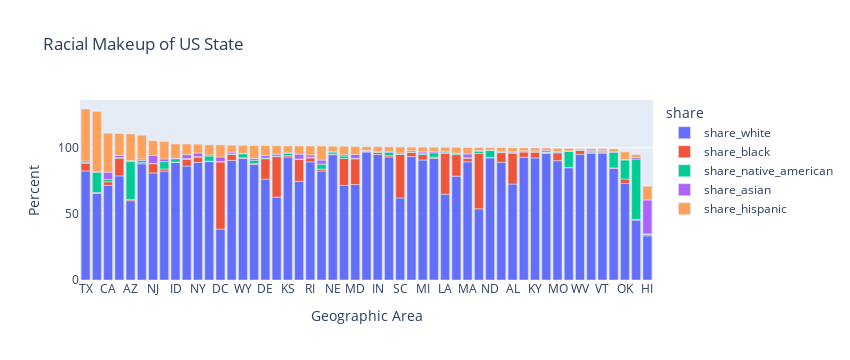

Notebook code cell kept with this figure:
### Code cell
race_geo_bar = px.bar(
    data_frame=df_race_geo_stack,
    x="Geographic area",
    y="pct",
    color="share",
    title="Racial Makeup of US State",
    width=850,
)
race_geo_bar.update_layout(
    xaxis_title="Geographic Area",
    yaxis_title="Percent",
    xaxis={"categoryorder": "total descending"},
)
race_geo_bar.show()

### Figure 1 — Plotly figure (JSON) as saved in the notebook; plotly's stock layout.template omitted (floating-point values rounded to 4 significant figures)
{"data": [{"alignmentgroup": "True", "hovertemplate": "share=share_white<br>Geographic area=%{x}<br>pct=%{y}<extra></extra>", "legendgroup": "share_white", "marker": {"color": "#636efa", "pattern": {"shape": ""}}, "name": "share_white", "offsetgroup": "share_white", "orientation": "v", "showlegend": true, "textposition": "auto", "type": "bar", "x": ["AK", "AL", "AR", "AZ", "CA", "CO", "CT", "DC", "DE", "FL", "GA", "HI", "IA", "ID", "IL", "IN", "KS", "KY", "LA", "MA", "MD", "ME", "MI", "MN", "MO", "MS", "MT", "NC", "ND", "NE", "NH", "NJ", "NM", "NV", "NY", "OH", "OK", "OR", "PA", "RI", "SC", "SD", "TN", "TX", "UT", "VA", "VT", "WA", "WI", "WV", "WY"], "xaxis": "x", "y": [45.26, 72.51, 78.45, 59.93, 71.54, 87.77, 86.11, 38.5, 76.25, 78.67, 62.59, 33.37, 96.71, 88.82, 90.36, 94.82, 92.96, 92.23, 64.81, 89.3, 72.12, 95.69, 90.67, 91.8, 90.18, 53.8, 84.48, 71.52, 92.29, 94.72, 95.68, 80.89, 65.42, 82.33, 88.88, 92.8, 72.93, 87.39, 93.25, 89.23, 61.98, 84.82, 88.95, 82.4, 89.44, 74.6, 95.87, 82.38, 92.96, 95.04, 91.92], "yaxis": "y"}, {"alignmentgroup": "True", "hovertemplate": "share=share_black<br>Geographic area=%{x}<br>pct=%{y}<extra></extra>", "legendgroup": "share_black", "marker": {"color": "#EF553B", "pattern": {"shape": ""}}, "name": "share_black", "offsetgroup": "share_black", "orientation": "v", "showlegend": true, "textposition": "auto", "type": "bar", "x": ["AK", "AL", "AR", "AZ", "CA", "CO", "CT", "DC", "DE", "FL", "GA", "HI", "IA", "ID", "IL", "IN", "KS", "KY", "LA", "MA", "MD", "ME", "MI", "MN", "MO", "MS", "MT", "NC", "ND", "NE", "NH", "NJ", "NM", "NV", "NY", "OH", "OK", "OR", "PA", "RI", "SC", "SD", "TN", "TX", "UT", "VA", "VT", "WA", "WI", "WV", "WY"], "xaxis": "x", "y": [0.5625, 23.32, 16.3, 0.9545, 2.68, 0.9177, 4.992, 50.7, 15.39, 13.37, 30.63, 1.071, 0.5635, 0.2952, 4.704, 1.688, 0.9605, 4.421, 30.78, 2.791, 19.46, 0.8198, 4.124, 1.001, 5.862, 41.83, 0.2266, 20.4, 0.3574, 0.4205, 0.7156, 6.975, 0.667, 1.567, 4.008, 3.96, 3.376, 0.5281, 3.27, 2.988, 32.83, 0.29, 7.303, 5.866, 0.385, 16.51, 0.7706, 1.427, 0.9373, 2.915, 0.3975], "yaxis": "y"}, {"alignmentgroup": "True", "hovertemplate": "share=share_native_american<br>Geographic area=%{x}<br>pct=%{y}<extra></extra>", "legendgroup": "share_native_american", "marker": {"color": "#00cc96", "pattern": {"shape": ""}}, "name": "share_native_american", "offsetgroup": "share_native_american", "orientation": "v", "showlegend": true, "textposition": "auto", "type": "bar", "x": ["AK", "AL", "AR", "AZ", "CA", "CO", "CT", "DC", "DE", "FL", "GA", "HI", "IA", "ID", "IL", "IN", "KS", "KY", "LA", "MA", "MD", "ME", "MI", "MN", "MO", "MS", "MT", "NC", "ND", "NE", "NH", "NJ", "NM", "NV", "NY", "OH", "OK", "OR", "PA", "RI", "SC", "SD", "TN", "TX", "UT", "VA", "VT", "WA", "WI", "WV", "WY"], "xaxis": "x", "y": [45.48, 0.6593, 0.7599, 28.59, 1.715, 1.625, 0.6566, 0.3, 0.5237, 0.4554, 0.3003, 0.3881, 0.2714, 2.525, 0.2618, 0.2758, 1.873, 0.2101, 0.9573, 0.2652, 0.3409, 0.545, 1.077, 3.363, 0.5427, 1.615, 11.87, 1.788, 5.33, 1.56, 0.2875, 0.2571, 15.34, 5.577, 0.3613, 0.215, 14.38, 2.582, 0.1616, 0.6706, 0.4628, 12.03, 0.3166, 0.6574, 3.87, 0.3423, 0.3697, 3.75, 2.62, 0.2002, 3.08], "yaxis": "y"}, {"alignmentgroup": "True", "hovertemplate": "share=share_asian<br>Geographic area=%{x}<br>pct=%{y}<extra></extra>", "legendgroup": "share_asian", "marker": {"color": "#ab63fa", "pattern": {"shape": ""}}, "name": "share_asian", "offsetgroup": "share_asian", "orientation": "v", "showlegend": true, "textposition": "auto", "type": "bar", "x": ["AK", "AL", "AR", "AZ", "CA", "CO", "CT", "DC", "DE", "FL", "GA", "HI", "IA", "ID", "IL", "IN", "KS", "KY", "LA", "MA", "MD", "ME", "MI", "MN", "MO", "MS", "MT", "NC", "ND", "NE", "NH", "NJ", "NM", "NV", "NY", "OH", "OK", "OR", "PA", "RI", "SC", "SD", "TN", "TX", "UT", "VA", "VT", "WA", "WI", "WV", "WY"], "xaxis": "x", "y": [1.377, 0.4798, 0.4771, 0.7266, 5.543, 1.155, 2.99, 3.5, 2, 1.617, 1.492, 25.65, 0.4008, 0.4877, 1.337, 0.5868, 0.4264, 0.711, 0.7865, 2.842, 2.98, 1.032, 0.9542, 1.026, 0.5483, 0.5461, 0.3189, 0.9263, 0.2935, 0.2919, 1.343, 5.945, 0.4939, 2.007, 2.719, 0.7515, 0.4265, 1.379, 0.989, 1.688, 0.74, 0.3179, 0.6373, 1.012, 0.7709, 3.669, 0.9101, 3.075, 0.7908, 0.3411, 0.3877], "yaxis": "y"}, {"alignmentgroup": "True", "hovertemplate": "share=share_hispanic<br>Geographic area=%{x}<br>pct=%{y}<extra></extra>", "legendgroup": "share_hispanic", "marker": {"color": "#FFA15A", "pattern": {"shape": ""}}, "name": "share_hispanic", "offsetgroup": "share_hispanic", "orientation": "v", "showlegend": true, "textposition": "auto", "type": "bar", "x": ["AK", "AL", "AR", "AZ", "CA", "CO", "CT", "DC", "DE", "FL", "GA", "HI", "IA", "ID", "IL", "IN", "KS", "KY", "LA", "MA", "MD", "ME", "MI", "MN", "MO", "MS", "MT", "NC", "ND", "NE", "NH", "NJ", "NM", "NV", "NY", "OH", "OK", "OR", "PA", "RI", "SC", "SD", "TN", "TX", "UT", "VA", "VT", "WA", "WI", "WV", "WY"], "xaxis": "x", "y": [2.131, 2.98, 4.273, 20.14, 29.51, 17.9, 7.976, 9.1, 7.417, 16.53, 6.415, 10.36, 2.819, 10.7, 5.171, 3.318, 5.072, 2.226, 2.977, 4.926, 5.931, 1.313, 3.535, 3.154, 2.358, 2.322, 2.192, 6.413, 1.823, 4.07, 1.745, 11.12, 45.43, 13.17, 6.629, 2.13, 5.696, 9.751, 2.733, 6.668, 4.475, 2.037, 2.856, 39.27, 7.663, 6.153, 1.38, 10.61, 3.323, 0.9042, 5.988], "yaxis": "y"}], "layout": {"barmode": "relative", "height": 360, "legend": {"title": {"text": "share"}, "tracegroupgap": 0}, "title": {"text": "Racial Makeup of US State"}, "width": 850, "xaxis": {"anchor": "y", "autorange": true, "categoryorder": "total descending", "domain": [0, 1], "range": [-0.5, 50.5], "title": {"text": "Geographic Area"}, "type": "category"}, "yaxis": {"anchor": "x", "autorange": true, "domain": [0, 1], "range": [0, 136.0], "title": {"text": "Percent"}, "type": "linear"}}}
